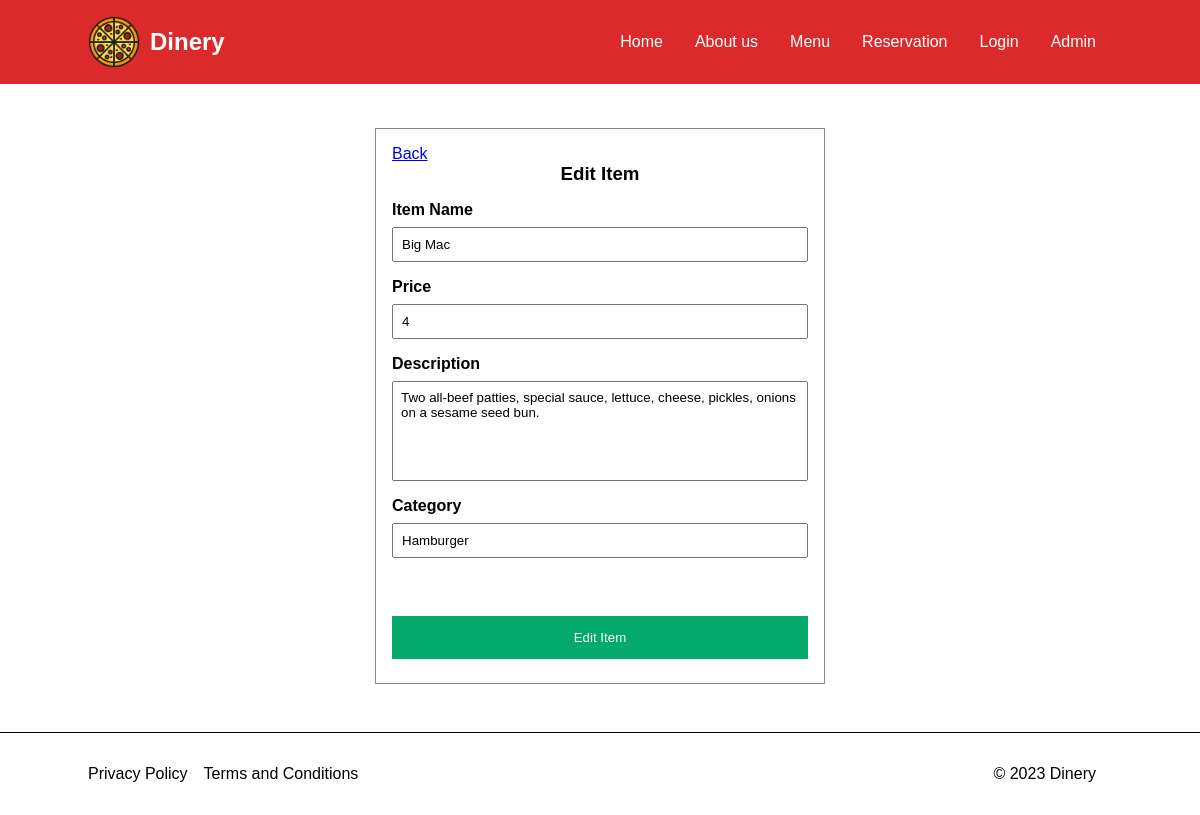
Screenshot of /edit_item.php?id=21 (signed in) with the database file from the repository.
### tables this page shows
CREATE TABLE `item` (
  `id` int(11) NOT NULL,
  `name` varchar(255) NOT NULL,
  `description` text NOT NULL,
  `price` int(11) NOT NULL,
  `category` varchar(255) NOT NULL,
  `image` varchar(255) NOT NULL
);

### edit_item.php (the view, shortened to what this page needs)
<?php require 'header.php';
$id = $_GET['id'];
$query = "SELECT * FROM item WHERE id=$id";
$queryResult = mysqli_query($conn, $query);
$row = mysqli_fetch_assoc($queryResult);
?>
<section class="edit_menu_item hidden">
  <form class="modal-content" method="post">
    <div class="container">
      <a href="admin.php">Back</a>
      <div class="menu_header">
        <h3>Edit Item</h3>
      </div>
      <label for="item_name"><b>Item Name</b></label>
      <input type="text" name="item_name" class="item_name" id="item_name" value="<?= $row['name'] ?>" required>
      <label for="item_price"><b>Price</b></label>
      <input type="price" name="price" class="item_price" id="item_price" value="<?= $row['price'] ?>" required>
      <label for="item_description"><b>Description</b></label>
      <textarea name="description" class="item_Description" required><?= $row['description'] ?></textarea>
      <label for="item_category"><b>Category</b></label>
      <input type="category" name="category" class="item_category" id="item_category" value="<?= $row['category'] ?>" required>
      <button type="submit" class='login_form_button' name="update_item">
        Edit Item
      </button>
    </div>
  </form>
</section>
<?php require 'footer.php'; ?>

### Styles/style.css (style rules this page uses)
:root { --red: #db2a2c; --white: #fff; --green: #8bb457; --roboto: 'Roboto', sans-serif; }
* { margin: 0; padding: 0; box-sizing: border-box; font-family: sans-serif; scroll-behavior: smooth; }
.login_form_button { background-color: #04aa6d; color: white; padding: 14px 20px; margin: 8px 0; border: none; cursor: pointer; width: 100%; }
.container { padding: 16px; }
.modal-content { background-color: #fefefe; border: 1px solid #888; }
.add_menu_item, .edit_menu_item { max-width: 450px; width: 100%; margin: 8rem auto 0; }
.add_menu_item .container input, .edit_menu_item .container input { display: block; width: 100%; padding: 0.5rem 0.5rem; margin-bottom: 1rem; }
.add_menu_item .container textarea, .edit_menu_item .container textarea { display: block; width: 100%; max-width: 416px; height: 100px; resize: none; padding: 0.5rem 0.5rem; margin-bottom: 1rem; }
.add_menu_item .container label, .edit_menu_item .container label { display: inline-block; margin-bottom: 0.5rem; }
.menu_header { margin-bottom: 1rem; text-align: center; }

### rows the page displays
item: item_name "Big Mac", price "4", description "Two all-beef patties, special sauce, lettuce, cheese, pickles, onions on a sesame seed bun.", category "Hamburger"
